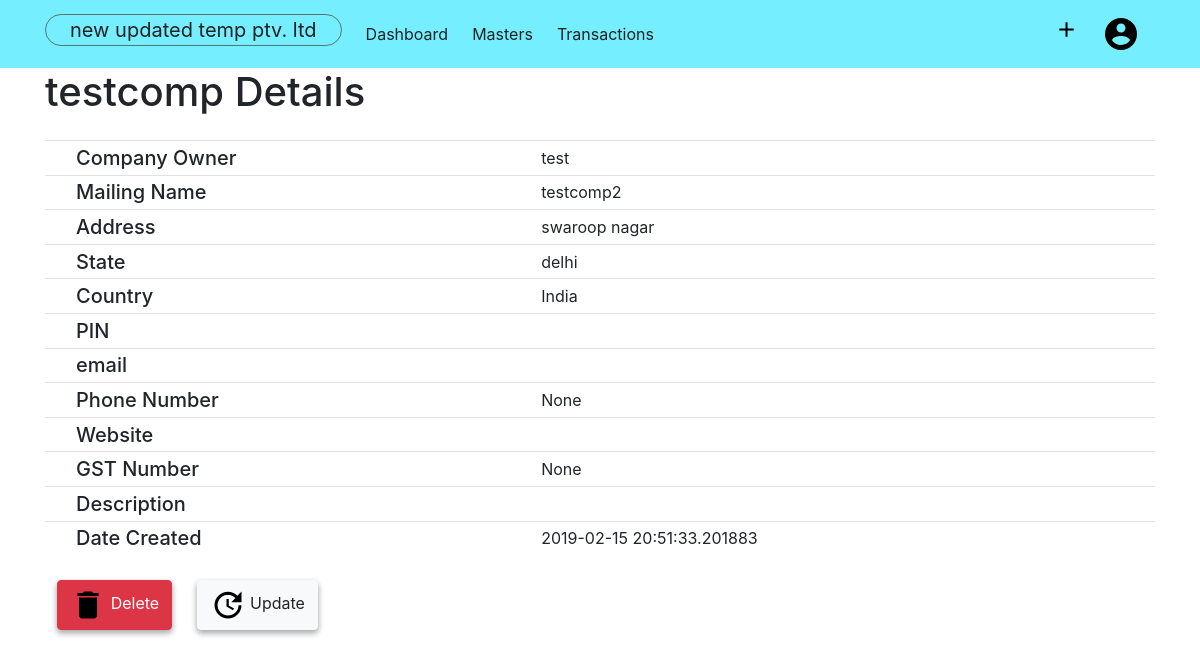
/company/details/10 (signed in), run on the app's committed database.
### acsystem/models.py (models this page shows, shortened)
class Company(db.Model):
    id = db.Column(db.Integer, primary_key=True)
    companyname = db.Column(db.String(80), unique=True, nullable=False)
    mailingname = db.Column(db.String(80), nullable = False)
    address = db.Column(db.String(100), nullable=False)
    country = db.Column(db.String(40), nullable=False)
    state = db.Column(db.String(40), nullable=False)
    pin = db.Column(db.Integer)
    email = db.Column(db.String(60))
    phoneno = db.Column(db.Integer)
    website = db.Column(db.String(60))
    datecreated = db.Column(db.DateTime, default = datetime.utcnow, nullable=False)
    gstno = db.Column(db.Integer)
    description = db.Column(db.Text)
    user_id = db.Column(db.Integer, db.ForeignKey('user.id', ondelete="CASCADE"), nullable=False)

class User(db.Model, UserMixin):
    id = db.Column(db.Integer, primary_key = True)
    first = db.Column(db.String(60), nullable=False)
    last = db.Column(db.String(60), nullable=False)
    email = db.Column(db.String(60), unique= True, nullable=False)
    image_file = db.Column(db.String(20), default='default.jpg', nullable=False)
    phone = db.Column(db.Integer, nullable=False)
    password = db.Column(db.String(60), nullable=False)
    companies = db.relationship('Company', backref ='owner', lazy = True, cascade="all, delete-orphan")
    activecompany = db.Column(db.Integer, default=0)

### acsystem/routes.py (the view)
@app.route('/company/details/<int:compid>', methods=['GET','POST'])
@login_required
def showcompany(compid):
    company = Company.query.get_or_404(compid)
    if company.owner != current_user:
        abort(403)
    return render_template('companydetail.html', title=company.companyname, company = company, activecomp=activecomp)

### acsystem/models.py (called while the page is built)
@login_manager.user_loader
def load_user(user_id):
    return User.query.get(int(user_id))

### acsystem/templates/companydetail.html (shortened to what this page needs)
{% extends "layout.html"%}
{% block content %}
<div class="container">
    <h1 class="mb-4">{{ company.companyname }} Details</h1>
    <table class="table table-sm">
        <tbody>
            <tr>
                <td>&Tab;</td>
                <td class="h5">Company Owner</td>
                <td>{{company.owner.first}}</td>
            </tr>
            <tr>
                <td>&Tab;</td>
                <td class="h5">Mailing Name</td>
                <td>{{company.mailingname}}</td>
            </tr>
            <tr>
                <td>&Tab;</td>
                <td class="h5"> Address</td>
                <td>{{company.address}}</td>
            </tr>
            <tr>
                <td>&Tab;</td>
                <td class="h5"> State</td>
                <td>{{company.state}}</td>
            </tr>
            <tr>
                <td>&Tab;</td>
                <td class="h5">Country </td>
                <td>{{company.country}}</td>
            </tr>
            <tr>
                <td>&Tab;</td>
                <td class="h5"> PIN</td>
                <td>{{company.pin}}</td>
            </tr>
            <tr>
                <td>&Tab;</td>
                <td class="h5">email </td>
                <td>{{company.email}}</td>
            </tr>
            <tr>
                <td>&Tab;</td>
                <td class="h5"> Phone Number</td>
                <td>{{company.phoneno}}</td>
            </tr>
            <tr>
                <td>&Tab;</td>
                <td class="h5"> Website</td>
                <td>{{company.website}}</td>
            </tr>
            <tr>
                <td>&Tab;</td>
                <td class="h5"> GST Number</td>
                <td>{{company.gstno}}</td>
            </tr>
            <tr>
                <td>&Tab;</td>
                <td class="h5"> Description</td>
                <td>{{company.description}}</td>
            </tr>
            <tr>
                <td>&Tab;</td>
                <td class="h5"> Date Created</td>
                <td>{{company.datecreated}}</td>
            </tr>
        </tbody>
    </table>
    <table class="mt-4">
        <tbody>
            <tr>
                <td>
                    <button type="button" class="btn btn-danger" data-toggle="modal" data-target="#deletecompany">
                        <img src="{{ url_for('static',filename='images/delete.png') }}" alt="Delete"> Delete
                    </button>
                </td>
                <td>
                    <a type="button" class="btn btn-light" href="{{ url_for('updatecompany', compid=company.id) }}"><img
                            src="{{ url_for('static',filename='images/update.png') }}" alt="Delete"> Update
                    </a>
                </td>
            </tr>
        </tbody>
    </table>
</div>
{% endblock content %}

### acsystem/templates/layout.html (shortened to what this page needs)
{% extends "header.html" %}
{% block body %}
<nav class="navbar navbar-expand-lg">
    <div class="container">
        <ul class="navbar-nav">
            <li>
                {% if activecomp %}
                <a class="navbar-brand" href="{{ url_for('companies') }}">{{ activecomp.companyname }} </a>
                {% else %}
                <a class="navbar-brand" href="{{ url_for('companies') }}">Select Company </a>
                {% endif %}
            </li>
            <li class="nav-item">
                <a class="nav-link" href="{{ url_for('dashboard')}}">Dashboard</a>
            </li>
            <li class="nav-item dropdown">
                <a class="nav-link dropdown-toggle" href="#" id="drop1" data-toggle="dropdown">
                    Masters
                </a>
            </li>
            <li class="nav-item dropdown">
                <a class="nav-link dropdown-toggle" href="#" id="drop2" data-toggle="dropdown">
                    Transactions
                </a>
            </li>
        </ul>
        <ul class="navbar-nav">
            <li class="nav-item dropdown">
                <a class="nav-link dropdown-toggle" href="#" id="dropadd" data-toggle="dropdown">
                    <img src="{{url_for('static', filename='images/add.png')}}" alt="+" width="25px;"></a>
            </li>
            <li class="nav-item dropdown">
                <a class="nav-link dropdown-toggle" href="#" id="dropaccount" data-toggle="dropdown">
                    <img src="{{ url_for('static', filename='images/user.png')}}" alt="Account">
                </a>
            </li>
        </ul>
    </div>
</nav>
    {% block content%} {% endblock %}
{% endblock %}

### acsystem/static/main.css (style rules this page uses)
a { color: rgb(34, 34, 34) !important; }

### acsystem/static/style.css (style rules this page uses)
.btn { -webkit-box-shadow: 0 3px 6px rgba(0, 0, 0, 0.16), 0 3px 6px rgba(0, 0, 0, 0.23); box-shadow: 0 3px 6px rgba(0, 0, 0, 0.16), 0 3px 6px rgba(0, 0, 0, 0.23); }
.dropdown ::after { display: none !important; }
.navbar-brand { color: rgba(0, 0, 0, 0.822); border: 1px solid rgba(83, 83, 83, 0.8); border-radius: 30px; padding: 0 1.5rem; }
.nav-item { display: block; padding-right: .5rem; }
.navbar-nav { -webkit-box-orient: horizontal !important; -webkit-box-direction: normal !important; -ms-flex-direction: row !important; flex-direction: row !important; }
.nav-link { color: rgba(12, 12, 12, 0.76); padding: .5rem !important; }
.navbar { background-color: #75efff; }
.btn { margin: 0 .7rem; }

### data on the page
Company: companyname "new updated temp ptv. ltd"
Company: companyname "testcomp", mailingname "testcomp2", address "swaroop nagar", state "delhi", country "India", phoneno "None", gstno "None", datecreated "2019-02-15 20:51:33.201883"
User: owner.first "test"
